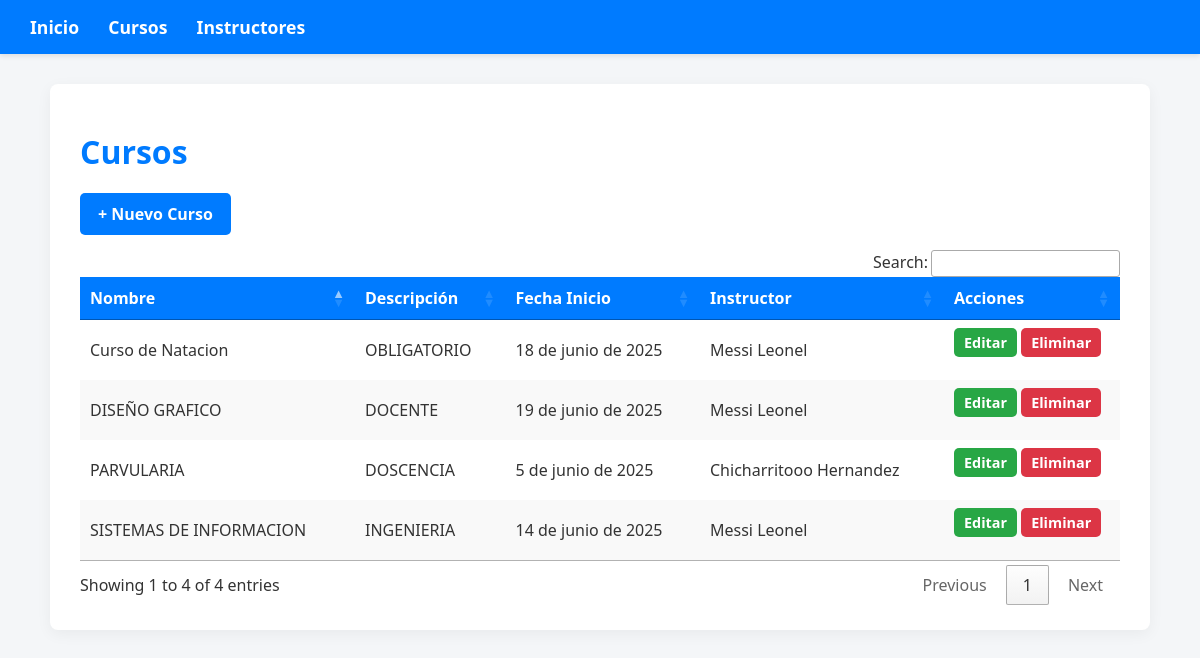
Page /cursos/cursos/ on the committed database.
### Aplicaciones/instructore/models.py (models this page shows, shortened)
class Curso(models.Model):
    nombre = models.CharField(max_length=200)
    descripcion = models.TextField()
    fecha_inicio = models.DateField()
    instructor = models.ForeignKey(Instructor, on_delete=models.CASCADE)

class Instructor(models.Model):
    nombre = models.CharField(max_length=100)
    apellido = models.CharField(max_length=100)
    email = models.EmailField(unique=True)
    telefono = models.CharField(max_length=15)
    def __str__(self):
        return f"{self.nombre} {self.apellido}"

### Aplicaciones/instructore/views.py (the view)
# urls.py: path('cursos/', views.CursoListView.as_view(), name='curso_list'),
class CursoListView(ListView):
    model = Curso
    template_name = 'curso_list.html'
    context_object_name = 'cursos'

### Aplicaciones/instructore/templates/curso_list.html (shortened to what this page needs)
{% extends 'plantilla.html' %}
{% block content %}
<h1>Cursos</h1>
<a href="{% url 'curso_create' %}" class="button">+ Nuevo Curso</a>
<table class="datatable" style="width:100%; margin-top: 20px;">
    <thead>
        <tr>
            <th>Nombre</th>
            <th>Descripción</th>
            <th>Fecha Inicio</th>
            <th>Instructor</th>
            <th style="width: 140px;">Acciones</th>
        </tr>
    </thead>
    <tbody>
        {% for curso in cursos %}
        <tr>
            <td>{{ curso.nombre }}</td>
            <td>{{ curso.descripcion|truncatechars:50 }}</td>
            <td>{{ curso.fecha_inicio }}</td>
            <td>{{ curso.instructor }}</td>
            <td>
                <a href="{% url 'curso_update' curso.pk %}" class="button" style="background-color: #28a745; padding: 5px 10px; font-size: 0.9rem;">Editar</a>
                <a href="#" onclick="confirmarEliminar('{% url 'curso_delete' curso.pk %}')" class="button" style="background-color: #dc3545; padding: 5px 10px; font-size: 0.9rem;">Eliminar</a>
            </td>
        </tr>
        {% empty %}
        <tr><td colspan="5" style="text-align:center; font-style: italic;">No hay cursos registrados.</td></tr>
        {% endfor %}
    </tbody>
</table>
{% endblock %}

### Aplicaciones/instructore/templates/plantilla.html (shortened to what this page needs)
{% load static %}
<!DOCTYPE html>
<html lang="es">
<head>
<link rel="stylesheet" href="https://cdnjs.cloudflare.com/ajax/libs/izitoast/1.4.0/css/iziToast.min.css" />
    <link rel="stylesheet" href="https://cdn.datatables.net/1.11.5/css/jquery.dataTables.min.css" />
    <link rel="stylesheet" href="https://cdn.datatables.net/buttons/2.2.2/css/buttons.dataTables.min.css" />
    <link rel="stylesheet" href="https://cdnjs.cloudflare.com/ajax/libs/izitoast/1.4.0/css/iziToast.min.css" />
</head>
<body>
    <header>
        <nav>
            <a href="{% url 'inicio' %}">Inicio</a>
            <a href="{% url 'curso_list' %}">Cursos</a>
            <a href="{% url 'instructor_list' %}">Instructores</a>
        </nav>
    </header>
    <main>
        {% block content %}{% endblock %}
    </main>
</body>
</html>

### Aplicaciones/instructore/templates/plantilla.html (style rules this page uses)
* { box-sizing: border-box; }
body { font-family: 'Segoe UI', Tahoma, Geneva, Verdana, sans-serif; background-color: #f4f6f8; margin: 0; padding: 0; color: #333; }
header { background-color: #007bff; padding: 15px 30px; color: #fff; box-shadow: 0 2px 5px rgba(0,0,0,0.1); }
header nav a { color: #fff; text-decoration: none; margin-right: 25px; font-weight: 600; font-size: 1.1rem; transition: color 0.3s ease; }
main { max-width: 1100px; margin: 30px auto; background-color: #fff; padding: 25px 30px; border-radius: 8px; box-shadow: 0 4px 15px rgba(0,0,0,0.05); }
h1 { color: #007bff; margin-bottom: 20px; font-weight: 700; }
a.button, a.button:visited { display: inline-block; background-color: #007bff; color: white; padding: 10px 18px; border-radius: 5px; text-decoration: none; font-weight: 600; margin-bottom: 15px; transition: background-color 0.3s ease; }
table.dataTable { width: 100% !important; border-collapse: collapse; }
table.dataTable thead th { background: #007bff; color: #fff; font-weight: 600; }
table.dataTable tbody tr:nth-child(even) { background-color: #f9f9f9; }

### rows in the picture
Curso: nombre "DISEÑO GRAFICO", descripcion "DOCENTE", fecha_inicio "19 de junio de 2025", instructor "Messi Leonel"
Curso: nombre "Curso de Natacion", descripcion "OBLIGATORIO", fecha_inicio "18 de junio de 2025", instructor "Messi Leonel"
Curso: nombre "SISTEMAS DE INFORMACION", descripcion "INGENIERIA", fecha_inicio "14 de junio de 2025", instructor "Messi Leonel"
Curso: nombre "PARVULARIA", descripcion "DOSCENCIA", fecha_inicio "5 de junio de 2025", instructor "Chicharritooo Hernandez"
